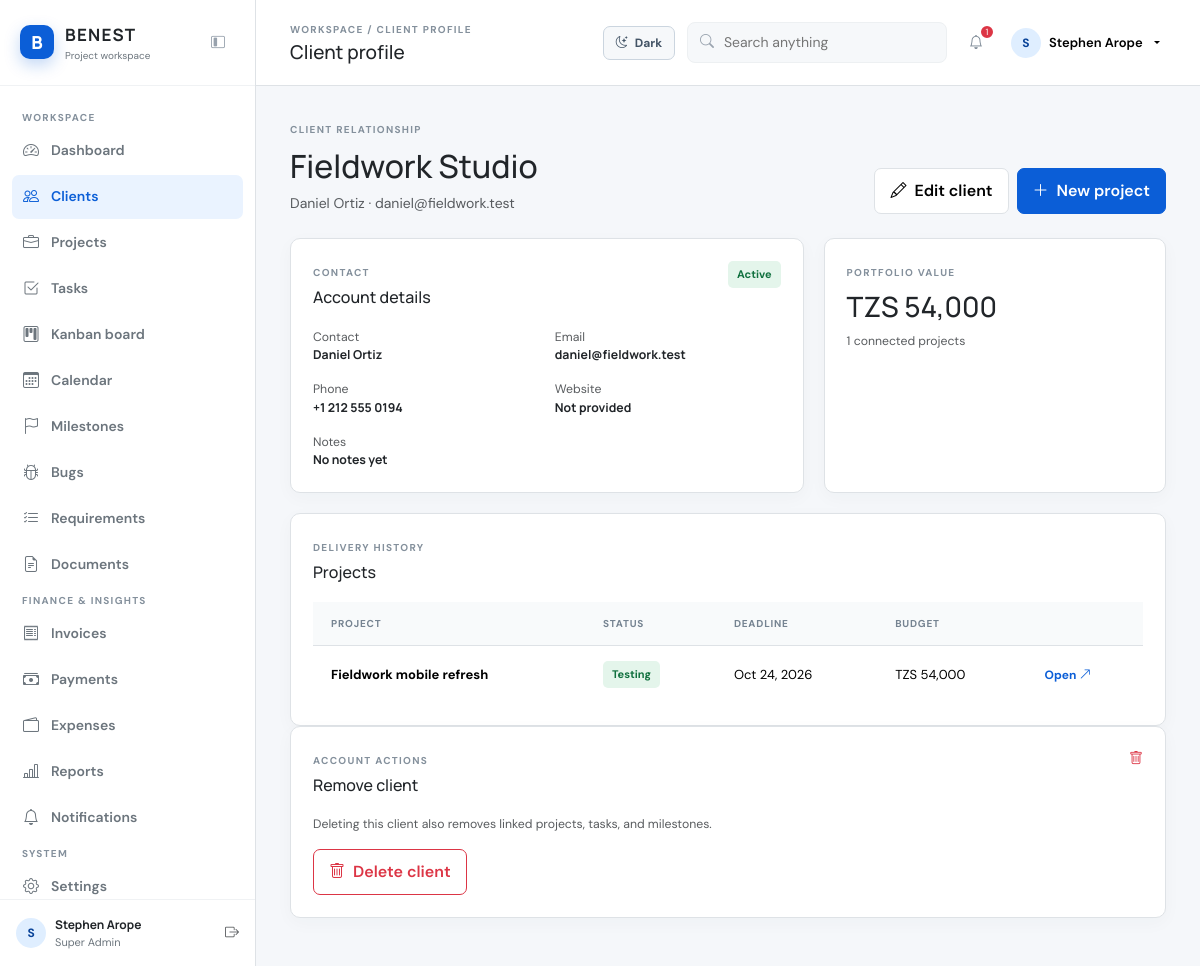
The app's page /clients/view.php?id=2 (signed in) with its own data.
### tables this page shows
CREATE TABLE `clients` (
  `id` int(10) UNSIGNED NOT NULL,
  `name` varchar(150) NOT NULL,
  `company` varchar(180) NOT NULL,
  `email` varchar(190) NOT NULL,
  `phone` varchar(40) DEFAULT NULL,
  `website` varchar(255) DEFAULT NULL,
  `address` text DEFAULT NULL,
  `notes` text DEFAULT NULL,
  `status` enum('active','inactive') DEFAULT 'active',
  `created_at` timestamp NOT NULL DEFAULT current_timestamp()
);

CREATE TABLE `projects` (
  `id` int(10) UNSIGNED NOT NULL,
  `client_id` int(10) UNSIGNED NOT NULL,
  `manager_id` int(10) UNSIGNED DEFAULT NULL,
  `name` varchar(180) NOT NULL,
  `description` text DEFAULT NULL,
  `start_date` date DEFAULT NULL,
  `due_date` date DEFAULT NULL,
  `actual_completion_date` date DEFAULT NULL,
  `budget` decimal(12,2) DEFAULT 0.00,
  `status` enum('Planning','Not Started','In Progress','On Hold','Under Review','Testing','Completed','Cancelled') DEFAULT 'Planning',
  `priority` enum('Low','Medium','High','Critical') DEFAULT 'Medium',
  `technologies` varchar(255) DEFAULT NULL,
  `repository_url` varchar(255) DEFAULT NULL,
  `development_url` varchar(255) DEFAULT NULL,
  `staging_url` varchar(255) DEFAULT NULL,
  `production_url` varchar(255) DEFAULT NULL,
  `created_at` timestamp NOT NULL DEFAULT current_timestamp()
);

### config/config.php (called while the page is built, shortened)
<?php
function e(?string $value): string { return htmlspecialchars($value ?? '', ENT_QUOTES, 'UTF-8'); }
function money(float|int|string $amount, bool $compact = false): string { $value = (float) $amount; return CURRENCY_CODE . ' ' . ($compact ? number_format($value / 1000, 1) . 'k' : number_format($value, 0)); }
function url(string $path = ''): string { return BASE_URL . '/' . ltrim($path, '/'); }

### clients/view.php (the view, shortened to what this page needs)
<?php
require_once __DIR__ . '/../includes/header.php';
$id = (int) ($_GET['id'] ?? 0);
$statement = $pdo->prepare('SELECT * FROM clients WHERE id = ?');
$statement->execute([$id]);
$client = $statement->fetch();
$projectsStatement = $pdo->prepare('SELECT * FROM projects WHERE client_id = ? ORDER BY due_date');
$projectsStatement->execute([$id]);
$projects = $projectsStatement->fetchAll();
$valueStatement = $pdo->prepare('SELECT COALESCE(SUM(budget), 0) FROM projects WHERE client_id = ?');
$valueStatement->execute([$id]);
$portfolioValue = (float) $valueStatement->fetchColumn();
?>
<div class="d-flex justify-content-between align-items-end mb-4"><div><span class="section-kicker">Client relationship</span><h2 class="mt-2"><?= e($client['company']) ?></h2><p class="text-muted mb-0"><?= e($client['name']) ?> · <?= e($client['email']) ?></p></div><div class="d-flex gap-2"><a href="<?= url('clients/edit.php?id=' . $id) ?>" class="btn btn-light"><i class="bi bi-pencil me-2"></i>Edit client</a><a href="<?= url('projects/create.php') ?>" class="btn btn-primary"><i class="bi bi-plus-lg me-2"></i>New project</a></div></div>
<div class="dashboard-grid"><section class="panel"><div class="panel-heading"><div><span class="section-kicker">Contact</span><h3>Account details</h3></div><span class="status-badge status-<?= $client['status'] === 'active' ? 'healthy' : 'not-started' ?>"><?= e(ucfirst($client['status'])) ?></span></div><div class="row g-3 small"><div class="col-md-6"><span class="text-muted d-block">Contact</span><strong><?= e($client['name']) ?></strong></div><div class="col-md-6"><span class="text-muted d-block">Email</span><strong><?= e($client['email']) ?></strong></div><div class="col-md-6"><span class="text-muted d-block">Phone</span><strong><?= e($client['phone']) ?></strong></div><div class="col-md-6"><span class="text-muted d-block">Website</span><strong><?= e($client['website'] ?: 'Not provided') ?></strong></div><div class="col-12"><span class="text-muted d-block">Notes</span><strong><?= e($client['notes'] ?: 'No notes yet') ?></strong></div></div></section><section class="panel"><span class="section-kicker">Portfolio value</span><h3 class="mt-2"><?= e(money($portfolioValue)) ?></h3><p class="small text-muted mb-0"><?= count($projects) ?> connected projects</p></section></div>
<section class="panel"><div class="panel-heading"><div><span class="section-kicker">Delivery history</span><h3>Projects</h3></div></div><div class="table-responsive"><table class="table"><thead><tr><th>Project</th><th>Status</th><th>Deadline</th><th>Budget</th><th></th></tr></thead><tbody><?php foreach ($projects as $project): ?><tr><td class="table-title"><?= e($project['name']) ?></td><td><span class="status-badge status-<?= strtolower(str_replace(' ', '-', $project['status'])) ?>"><?= e($project['status']) ?></span></td><td><?= e(date('M d, Y', strtotime($project['due_date']))) ?></td><td><?= e(money($project['budget'])) ?></td><td><a class="text-link" href="<?= url('projects/view.php?id=' . $project['id']) ?>">Open <i class="bi bi-arrow-up-right"></i></a></td></tr><?php endforeach; ?></tbody></table></div></section>
<section class="panel"><div class="panel-heading"><div><span class="section-kicker">Account actions</span><h3>Remove client</h3></div><i class="bi bi-trash text-danger"></i></div><p class="small text-muted">Deleting this client also removes linked projects, tasks, and milestones.</p><form method="post" action="<?= url('clients/delete.php?id=' . $id) ?>" data-confirm="Delete this client and all linked projects, tasks, and milestones? This cannot be undone."><input type="hidden" name="csrf" value="<?= e(csrf_token()) ?>"><button class="btn btn-outline-danger" type="submit"><i class="bi bi-trash me-2"></i>Delete client</button></form></section>
<?php require_once __DIR__ . '/../includes/footer.php'; ?>

### assets/css/app.css (style rules this page uses)
:root { --blue:#0B5ED7;--dark-blue:#084298;--light-blue:#EAF3FF;--ink:#212529;--muted:#6C757D;--surface:#fff;--canvas:#f5f7fa;--border:#DEE2E6;--green:#198754;--amber:#d97706;--red:#dc3545;--shadow:0 12px 34px rgba(27,48,72,.08) }
* { box-sizing:border-box }
body { margin:0;background:var(--canvas);color:var(--ink);font-family:'DM Sans',sans-serif;font-size:14px }
h1,h2,h3,h4,strong,.brand strong { font-family:'Manrope',sans-serif }
a { color:inherit;text-decoration:none }
.nav-label,.section-kicker,.eyebrow { font-size:10px;letter-spacing:.13em;text-transform:uppercase;color:#84909c;font-weight:700 }
.btn { border-radius:7px;font-weight:600;padding:10px 15px }
.btn-primary { background:var(--blue);border-color:var(--blue) }
.btn-light { background:#fff;border:1px solid var(--border) }
.dashboard-grid { display:grid;grid-template-columns:1.5fr 1fr;gap:20px;margin-bottom:20px }
.panel { background:#fff;border:1px solid var(--border);border-radius:10px;padding:22px;box-shadow:0 5px 18px rgba(27,48,72,.03) }
.panel-heading { display:flex;justify-content:space-between;align-items:start;margin-bottom:20px }
.panel-heading h3 { font-size:16px;margin:6px 0 0 }
.status-badge { display:inline-block;padding:5px 9px;border-radius:5px;font-size:11px;font-weight:700 }
.status-healthy,.status-completed,.status-testing,.status-done { background:#e4f5eb;color:#11713f }
.text-link { color:var(--blue);font-size:12px;font-weight:700 }
.table { margin:0 }
.table th { background:#f8fafb;color:#758391;font-size:10px;text-transform:uppercase;letter-spacing:.08em;padding:14px 18px;border-bottom:1px solid var(--border) }
.table td { padding:15px 18px;vertical-align:middle;border-color:#eef1f3;font-size:13px }
.table tr:last-child td { border-bottom:0 }
.table-title { font-weight:700 }

### records on screen
clients: company "Fieldwork Studio", name "Daniel Ortiz", email "daniel@fieldwork.test", status "Active", phone "+1 212 555 0194", website "Not provided", notes "No notes yet"
projects: name "Fieldwork mobile refresh", status "Testing", due_date "Oct 24, 2026", budget "TZS 54,000"

### other values on screen
$item[1] "Dashboard"
$item[1] "Clients"
$item[1] "Projects"
$item[1] "Tasks"
$item[1] "Kanban board"
$item[1] "Calendar"
$item[1] "Milestones"
$item[1] "Bugs"
$item[1] "Requirements"
$item[1] "Documents"
$item[1] "Invoices"
$item[1] "Payments"
$item[1] "Expenses"
$item[1] "Reports"
$item[1] "Notifications"
